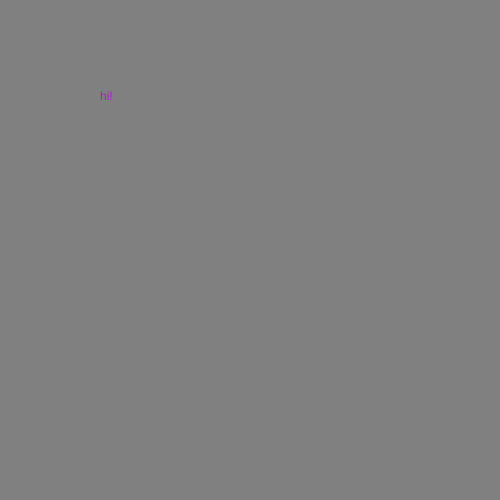
Frame 1 (no input)
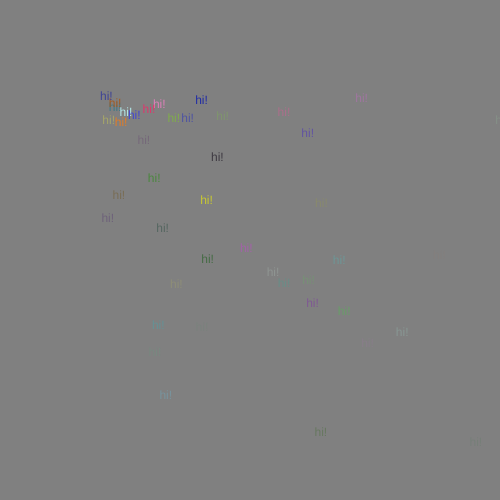
Frame 60 (no input)
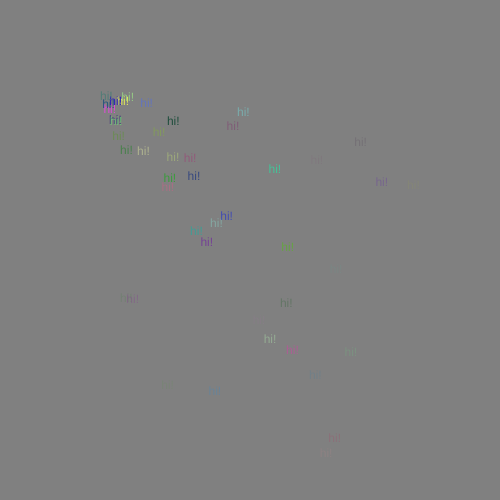
Frame 120 (the mouse pressed at the canvas centre since frame 60)

The p5.js sketch that drew these frames (run headless with seeded random() and noise() and a simulated clock; from frame 60 on, the mouse is pressed at the canvas centre):

// p5.js sketch
// ── sketch.js
let myCar1;
let myCar2;
let cars = [];

function setup() {
  createCanvas(500, 500);
  // for (let i = 0; i < 20 ; i++) {
  // cars.push(new Car());
  // }
  myCar1 = new Car();
  myCar2 = new Car();
  rectMode(CENTER) ;
  ellipseMode(CENTER) ;
  noStroke();
}

function draw() {
  background('grey');
  cars.push(new Car());


  for (let i = 0; i < cars.length; i++){
    cars[i].display();
    cars[i].move();
    if (cars[i].a <= 0) {
      cars.splice(i, 1);
    }
  }
  // myCar1.display();
  // myCar2.display();
  // myCar1.move();
  // myCar2.move();
}


class Car {

  constructor() {
    // attributes
    this.pos = createVector(100, 100);
    this.vel = createVector(random(10), random(10));
    this.r = random(255);
    this.g = random(255);
    this.b = random(255);
    this.a = random(200, 255);
    this.s = random(5, 20);
  }

  // methods
  display() {
    fill(this.r, this.g, this.b, this.a);
    text("hi!",this.pos.x, this.pos.y, );
    // rect(this.pos.x, this.pos.y, 50, 25);
    // ellipse(this.pos.x-20, this.pos.y+10, 15);
    //ellipse(this.pos.x+20, this.pos.y+10, 15);
  }

  move() {
    this.pos.add(this.vel);
    this.a = this.a - 5;
    // if (this.pos.x > width) this.pos.x = 0;
    // if (this.pos.x < 0) this.pos.x = width;
    // if (this.pos.y > height) this.pos.y = 0;
    // if (this.pos.y < 0) this.pos.y = height;

  }

}
